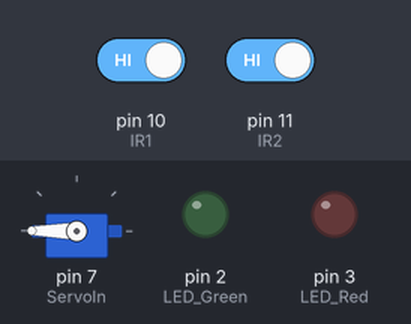
Bench run of a sketch on a simulated Arduino Uno, built with avr-gcc and run on an emulated ATmega328P. Parts: servo, output pins drawn as LEDs (lit = HIGH). The test bench sets the inputs (shaded band); at power-on: pin 10 (IR1) HIGH, pin 11 (IR2) HIGH.

Above: at 1.2 s.
1.3 s: pin 10 (IR1) driven LOW
At 2.5 s:
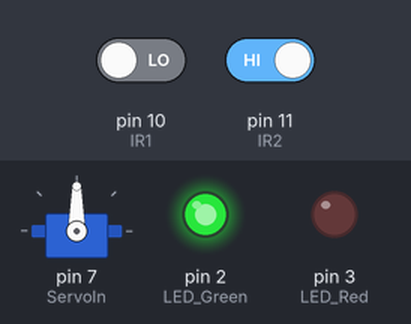
2.8 s: pin 11 (IR2) driven LOW
At 4.9 s:
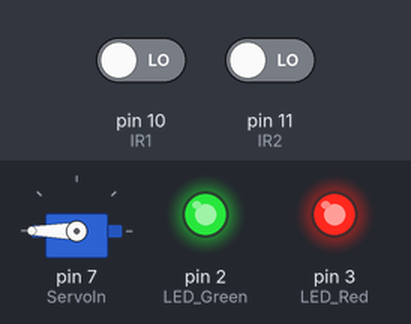
8.8 s: pin 11 (IR2) driven HIGH
At 9.5 s:
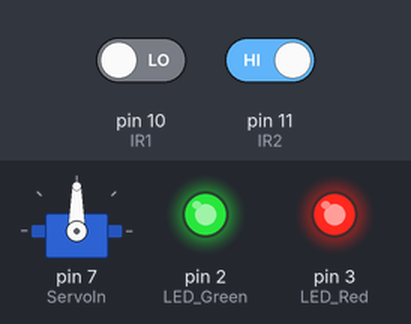
Timing chart, 0 to 11.8 s (numbered marks = the images above; inputs shaded):
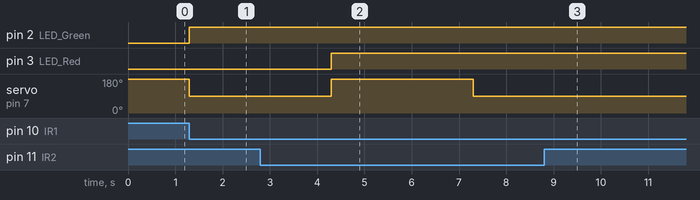

The sketch:

Parking.ino
```cpp
#include <Servo.h>

const int IR1 = 10;
const int IR2 = 11;

const int LED_Green= 2;
const int LED_Red = 3;
int Count;
Servo ServoIn;

int count = 0;


void setup() {
  pinMode(IR1, INPUT);
  pinMode(IR2, INPUT);

  pinMode(LED_Green, OUTPUT);
  pinMode(LED_Red, OUTPUT);

  ServoIn.attach(7);

  ServoIn.write(180);

  Serial.begin(9600);
}

void loop() {
  // Handling IR1
  if (digitalRead(IR1) == LOW || digitalRead(IR2) == LOW) {
  if (Count<8)
 {
    ServoIn.write(90);
    digitalWrite(LED_Green, HIGH);
    delay(3000);
      count++;

    }

   else if(count >= 8) {
    ServoIn.write(180);
    digitalWrite(LED_Red, HIGH);
  }
  }
  // Handling IR2
  if (digitalRead(IR2) == LOW) {
    if (ServoIn.read() == 180) {
      ServoIn.write(90);
      digitalWrite(LED_Green, HIGH);
      delay(3000);
      count--;

    }
   else {
    ServoIn.write(180);
    digitalWrite(LED_Red, HIGH);
    delay(3000);
  }
}
}
```

Measured:
- after the input at 1.3 s, pin 2 (LED_Green): LOW → HIGH at once; servo on pin 7 (ServoIn): 180° → 90° at once
- after the input at 2.8 s, pin 3 (LED_Red): LOW → HIGH after 1.5 s; servo on pin 7 (ServoIn): 90° → 180° after 1.5 s, → 90° 3.0 s later
- after the input at 8.8 s, servo on pin 7 (ServoIn): stays 90° (without the input it goes to 180° after 1.5 s)
